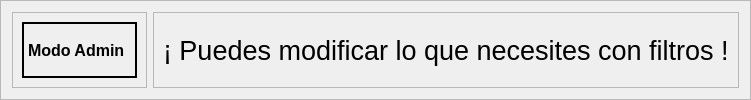
               <widget class="QFrame" name="admin_frame_inferior_anuncio">
                <property name="frameShape">
                 <enum>QFrame::StyledPanel</enum>
                </property>
                <property name="frameShadow">
                 <enum>QFrame::Raised</enum>
                </property>
                <layout class="QGridLayout" name="gridLayout_8">
                 <item row="0" column="0">
                  <widget class="QFrame" name="admin_frame_inferior_anuncio_label1">
                   <property name="styleSheet">
                    <string notr="true"/>
                   </property>
                   <property name="frameShape">
                    <enum>QFrame::StyledPanel</enum>
                   </property>
                   <property name="frameShadow">
                    <enum>QFrame::Raised</enum>
                   </property>
                   <layout class="QGridLayout" name="gridLayout_9">
                    <item row="0" column="0">
                     <widget class="QLabel" name="admin_label_modo">
                      <property name="minimumSize">
                       <size>
                        <width>115</width>
                        <height>0</height>
                       </size>
                      </property>
                      <property name="maximumSize">
                       <size>
                        <width>115</width>
                        <height>16777215</height>
                       </size>
                      </property>
                      <property name="font">
                       <font>
                        <pointsize>12</pointsize>
                        <weight>75</weight>
                        <bold>true</bold>
                       </font>
                      </property>
                      <property name="styleSheet">
                       <string notr="true">border: 2px solid black;
</string>
                      </property>
                      <property name="text">
                       <string>Modo Admin</string>
                      </property>
                     </widget>
                    </item>
                   </layout>
                  </widget>
                 </item>
                 <item row="0" column="1">
                  <widget class="QFrame" name="admin_frame_inferior_anuncio_label2">
                   <property name="frameShape">
                    <enum>QFrame::StyledPanel</enum>
                   </property>
                   <property name="frameShadow">
                    <enum>QFrame::Raised</enum>
                   </property>
                   <layout class="QVBoxLayout" name="verticalLayout_4">
                    <item>
                     <widget class="QLabel" name="admin_label_anuncio">
                      <property name="font">
                       <font>
                        <pointsize>20</pointsize>
                       </font>
                      </property>
                      <property name="text">
                       <string>¡ Puedes modificar lo que necesites con filtros !</string>
                      </property>
                     </widget>
                    </item>
                   </layout>
                  </widget>
                 </item>
                </layout>
               </widget>
